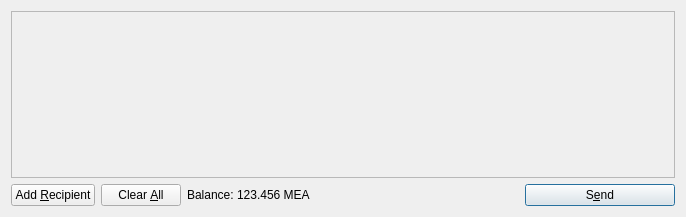
<?xml version="1.0" encoding="UTF-8"?>
<ui version="4.0">
 <class>SendCoinsDialog</class>
 <widget class="QDialog" name="SendCoinsDialog">
  <property name="geometry">
   <rect>
    <x>0</x>
    <y>0</y>
    <width>686</width>
    <height>217</height>
   </rect>
  </property>
  <property name="windowTitle">
   <string>Send Coins</string>
  </property>
  <layout class="QVBoxLayout" name="verticalLayout">
   <item>
    <widget class="QScrollArea" name="scrollArea">
     <property name="widgetResizable">
      <bool>true</bool>
     </property>
     <widget class="QWidget" name="scrollAreaWidgetContents">
      <property name="geometry">
       <rect>
        <x>0</x>
        <y>0</y>
        <width>666</width>
        <height>165</height>
       </rect>
      </property>
      <layout class="QVBoxLayout" name="verticalLayout_2">
       <property name="margin">
        <number>0</number>
       </property>
       <item>
        <layout class="QVBoxLayout" name="entries">
         <property name="spacing">
          <number>6</number>
         </property>
        </layout>
       </item>
       <item>
        <spacer name="verticalSpacer">
         <property name="orientation">
          <enum>Qt::Vertical</enum>
         </property>
         <property name="sizeHint" stdset="0">
          <size>
           <width>20</width>
           <height>40</height>
          </size>
         </property>
        </spacer>
       </item>
      </layout>
     </widget>
    </widget>
   </item>
   <item>
    <layout class="QHBoxLayout" name="horizontalLayout">
     <item>
      <widget class="QPushButton" name="addButton">
       <property name="toolTip">
        <string>Send to multiple recipients at once</string>
       </property>
       <property name="text">
        <string>Add &amp;Recipient</string>
       </property>
       <property name="icon">
        <iconset resource="../bitcoin.qrc">
         <normaloff>:/icons/add</normaloff>:/icons/add</iconset>
       </property>
       <property name="autoDefault">
        <bool>false</bool>
       </property>
      </widget>
     </item>
     <item>
      <widget class="QPushButton" name="clearButton">
       <property name="sizePolicy">
        <sizepolicy hsizetype="Minimum" vsizetype="Fixed">
         <horstretch>0</horstretch>
         <verstretch>0</verstretch>
        </sizepolicy>
       </property>
       <property name="toolTip">
        <string>Remove all transaction fields</string>
       </property>
       <property name="text">
        <string>Clear &amp;All</string>
       </property>
       <property name="icon">
        <iconset resource="../bitcoin.qrc">
         <normaloff>:/icons/remove</normaloff>:/icons/remove</iconset>
       </property>
       <property name="autoRepeatDelay">
        <number>300</number>
       </property>
       <property name="autoDefault">
        <bool>false</bool>
       </property>
      </widget>
     </item>
     <item>
      <layout class="QHBoxLayout" name="horizontalLayout_2">
       <property name="spacing">
        <number>3</number>
       </property>
       <item>
        <widget class="QLabel" name="label">
         <property name="text">
          <string>Balance:</string>
         </property>
        </widget>
       </item>
       <item>
        <widget class="QLabel" name="labelBalance">
         <property name="cursor">
          <cursorShape>IBeamCursor</cursorShape>
         </property>
         <property name="text">
          <string>123.456 MEA</string>
         </property>
         <property name="textInteractionFlags">
          <set>Qt::LinksAccessibleByMouse|Qt::TextSelectableByKeyboard|Qt::TextSelectableByMouse</set>
         </property>
        </widget>
       </item>
      </layout>
     </item>
     <item>
      <spacer name="horizontalSpacer">
       <property name="orientation">
        <enum>Qt::Horizontal</enum>
       </property>
       <property name="sizeHint" stdset="0">
        <size>
         <width>40</width>
         <height>20</height>
        </size>
       </property>
      </spacer>
     </item>
     <item>
      <widget class="QPushButton" name="sendButton">
       <property name="minimumSize">
        <size>
         <width>150</width>
         <height>0</height>
        </size>
       </property>
       <property name="toolTip">
        <string>Confirm the send action</string>
       </property>
       <property name="text">
        <string>S&amp;end</string>
       </property>
       <property name="icon">
        <iconset resource="../bitcoin.qrc">
         <normaloff>:/icons/send</normaloff>:/icons/send</iconset>
       </property>
       <property name="default">
        <bool>true</bool>
       </property>
      </widget>
     </item>
    </layout>
   </item>
  </layout>
 </widget>
 <resources>
  <include location="../bitcoin.qrc"/>
 </resources>
 <connections/>
</ui>
